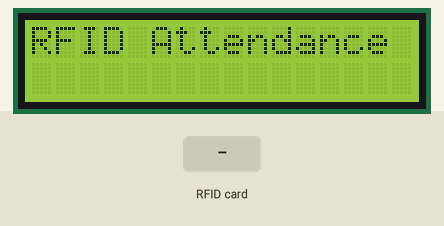
Bench run of a sketch on a simulated ESP8266 (NodeMCU). On the bench: 16×2 character LCD. The inputs (shaded band) are chosen by the test bench. WiFi joins after 1.5 s; servers stay silent unless stated; no MQTT or app messages arrive unless stated; what the sketch prints to the serial monitor is not drawn.

Above: at 7.9 s.
8.0 s: RFID card 19 65 19 65 held to the reader
At 8.8 s:
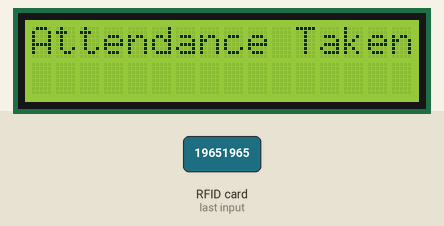
At 10.7 s:
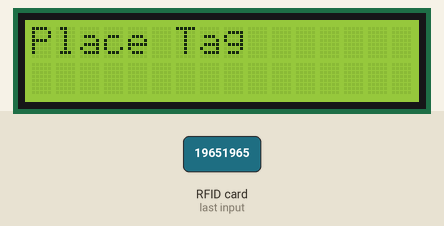
11.0 s: RFID card 83 08 09 FF held to the reader
Timing chart, 0 to 14.0 s (numbered marks = the images above; inputs shaded):
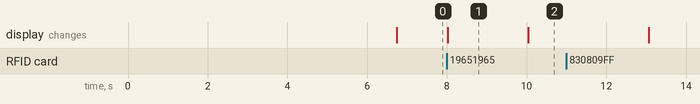

The sketch:

lcd.ino
```cpp
#include <ESP8266WiFi.h>
#include "Adafruit_MQTT.h"
#include "Adafruit_MQTT_Client.h"
#include <Wire.h>
#include <LiquidCrystal_I2C.h>
#include <SPI.h>
#include <MFRC522.h>

// WiFi parameters
#define WLAN_SSID       "helix24"
#define WLAN_PASS       "19651965"

// Adafruit IO
#define AIO_SERVER      "io.adafruit.com"
#define AIO_SERVERPORT  1883
#define AIO_USERNAME    "Sriharry"
#define AIO_KEY         "aio_HBir15qorfDKRKlgbRj25YHF6b3q"

// RFID
#define RST_PIN         D3
#define SS_PIN          D4
MFRC522 mfrc522(SS_PIN, RST_PIN);  // Create MFRC522 instance

// LCD Display
LiquidCrystal_I2C lcd(0x27, 16, 2);  // I2C address 0x27, 16 columns and 2 rows

// Create an ESP8266 WiFiClient class to connect to the MQTT server.
WiFiClient client;

// Setup the MQTT client class by passing in the WiFi client and MQTT server and login details.
Adafruit_MQTT_Client mqtt(&client, AIO_SERVER, AIO_SERVERPORT, AIO_USERNAME, AIO_KEY);

Adafruit_MQTT_Publish Attendance = Adafruit_MQTT_Publish(&mqtt, AIO_USERNAME "/feeds/attendance");

// Create a structure to hold RFID tag IDs and names
struct TagIDName {
  const char* tagID;
  const char* name;
};

// Define your RFID tag IDs and associated names
TagIDName tagIDNames[] = {
  {"83 08 09 FF", "bambaraka"},
  {"d32855fe", "bro"},{"5ada9f81","rakshith"},{"0a77d681","harshith"},{"830809ff","pooj"},{"fadb4a80","harry"}

};

// Function to get the name associated with an RFID tag ID
const char* getNameFromTagID(const char* tagID) {
  for (size_t i = 0; i < sizeof(tagIDNames) / sizeof(tagIDNames[0]); ++i) {
    if (strcmp(tagID, tagIDNames[i].tagID) == 0) {
      return tagIDNames[i].name;
    }
  }
  return "Unknown";
}

void setup() {
  Serial.begin(115200);
  Serial.println(F("Adafruit IO Example"));

  // Connect to WiFi access point.
  Serial.println();
  Serial.print(F("Connecting to "));
  Serial.println(WLAN_SSID);

  WiFi.begin(WLAN_SSID, WLAN_PASS);
  while (WiFi.status() != WL_CONNECTED) {
    delay(500);
    Serial.print(F("."));
  }
  Serial.println();

  if (WiFi.status() != WL_CONNECTED) {
    Serial.println(F("Failed to connect to WiFi"));
    while (1) {
      delay(1000);
    }
  }

  Serial.println(F("WiFi connected"));
  Serial.println(F("IP address: "));
  Serial.println(WiFi.localIP());

  // Increase the delay before connecting to Adafruit IO
  delay(5000);

  // Connect to Adafruit IO
  connect();

  // Initialize RFID reader
  SPI.begin();
  mfrc522.PCD_Init();

  // Initialize LCD display
  lcd.init();
  // turn on the backlight
  lcd.backlight();
  lcd.clear();
  lcd.setCursor(0,0);
  lcd.begin(16, 2);
  lcd.print("RFID Attendance");
}

// Connect to Adafruit IO via MQTT
void connect() {
  Serial.print(F("Connecting to Adafruit IO... "));
  int8_t ret;
  while ((ret = mqtt.connect()) != 0) {
    switch (ret) {
      case 1: Serial.println(F("Wrong protocol")); break;
      case 2: Serial.println(F("ID rejected")); break;
      case 3: Serial.println(F("Server unavailable")); break;
      case 4: Serial.println(F("wrong password")); break;
      case 5: Serial.println(F("Not authed")); break;
      case 6: Serial.println(F("Failed to subscribe")); break;
      default: Serial.println(F("Connection failed")); break;
    }

    if (ret >= 0)
      mqtt.disconnect();

    Serial.println(F("Retrying connection..."));
    delay(5000);
  }
  Serial.println(F("Adafrui Connected!"));
}

void loop() {
  // Ping Adafruit IO a few times to make sure we remain connected
  if (!mqtt.ping(3)) {
    // Reconnect to Adafruit IO
    if (!mqtt.connected())
      connect();
  }

  // Check for RFID card
  if (mfrc522.PICC_IsNewCardPresent() && mfrc522.PICC_ReadCardSerial()) {
    String cardID = "";
    for (byte i = 0; i < mfrc522.uid.size; i++) {
      cardID.concat(String(mfrc522.uid.uidByte[i] < 0x10 ? "0" : ""));
      cardID.concat(String(mfrc522.uid.uidByte[i], HEX));
    }

    Serial.print(F("RFID Card ID: "));
    Serial.println(cardID);

    const char* cardName = getNameFromTagID(cardID.c_str());

    // Publish RFID card name to Adafruit IO
    if (!Attendance.publish(cardName)) {
      Serial.println(F("Failed to publish RFID data"));
    } else {
      Serial.println(F("RFID Data Sent!"));
    }

    // Display "Attendance Taken" on the LCD
    lcd.clear();
    lcd.setCursor(0, 0);
    lcd.print("Attendance Taken");
    delay(2000); // Display for 2 seconds

    // Display "Place Tag" on the LCD
    lcd.clear();
    lcd.setCursor(0, 0);
    lcd.print("Place Tag");

    // Halt until the card is removed to avoid continuous readings
    delay(3000);

    Serial.println(F("Waiting for the next RFID card..."));
  }
}
```

Measured:
- after the input at 8.0 s, the display: changes at once (image 1)
- what the display in image 1 shows lasts 2.0 s, from 8.0 s to 10.0 s
